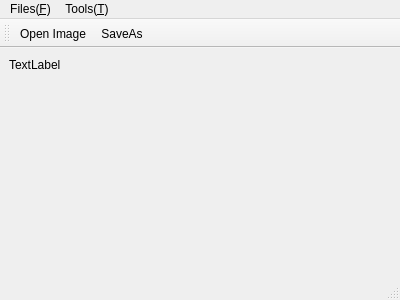
<?xml version="1.0" encoding="UTF-8"?>
<ui version="4.0">
 <class>MainWindow</class>
 <widget class="QMainWindow" name="MainWindow">
  <property name="geometry">
   <rect>
    <x>0</x>
    <y>0</y>
    <width>400</width>
    <height>300</height>
   </rect>
  </property>
  <property name="windowTitle">
   <string>MainWindow</string>
  </property>
  <widget class="QWidget" name="centralWidget">
   <widget class="QLabel" name="imgSrcLabel">
    <property name="geometry">
     <rect>
      <x>9</x>
      <y>9</y>
      <width>54</width>
      <height>16</height>
     </rect>
    </property>
    <property name="text">
     <string>TextLabel</string>
    </property>
   </widget>
  </widget>
  <widget class="QMenuBar" name="menuBar">
   <property name="geometry">
    <rect>
     <x>0</x>
     <y>0</y>
     <width>400</width>
     <height>23</height>
    </rect>
   </property>
   <widget class="QMenu" name="menu_F">
    <property name="title">
     <string>Files(&amp;F)</string>
    </property>
    <addaction name="action_OpenImage"/>
    <addaction name="action_SaveAs"/>
   </widget>
   <widget class="QMenu" name="menu_Tools">
    <property name="title">
     <string>Tools(&amp;T)</string>
    </property>
    <addaction name="action_Erode"/>
    <addaction name="action_addWeighted"/>
    <addaction name="action_LinearFilter"/>
    <addaction name="action_Non_LinearFilter"/>
    <addaction name="action_Histogram"/>
    <addaction name="action_Boundaries"/>
    <addaction name="action_SplitRGB"/>
   </widget>
   <addaction name="menu_F"/>
   <addaction name="menu_Tools"/>
  </widget>
  <widget class="QToolBar" name="mainToolBar">
   <attribute name="toolBarArea">
    <enum>TopToolBarArea</enum>
   </attribute>
   <attribute name="toolBarBreak">
    <bool>false</bool>
   </attribute>
   <addaction name="action_OpenImage"/>
   <addaction name="action_SaveAs"/>
  </widget>
  <widget class="QStatusBar" name="statusBar"/>
  <action name="action_OpenImage">
   <property name="icon">
    <iconset resource="resource.qrc">
     <normaloff>:/icons/icons/open_file_48px.png</normaloff>:/icons/icons/open_file_48px.png</iconset>
   </property>
   <property name="text">
    <string>&amp;Open Image</string>
   </property>
  </action>
  <action name="action_SaveAs">
   <property name="icon">
    <iconset resource="resource.qrc">
     <normaloff>:/icons/icons/Save_as_48px.png</normaloff>:/icons/icons/Save_as_48px.png</iconset>
   </property>
   <property name="text">
    <string>&amp;SaveAs</string>
   </property>
  </action>
  <action name="action_Erode">
   <property name="text">
    <string>Erode(&amp;E)</string>
   </property>
  </action>
  <action name="action_addWeighted">
   <property name="text">
    <string>AddWeighted</string>
   </property>
  </action>
  <action name="action_LinearFilter">
   <property name="text">
    <string>LinearFilter</string>
   </property>
  </action>
  <action name="action_Non_LinearFilter">
   <property name="text">
    <string>Non-LinearFilter</string>
   </property>
  </action>
  <action name="action_Histogram">
   <property name="text">
    <string>Histogram(&amp;H)</string>
   </property>
  </action>
  <action name="action_Boundaries">
   <property name="text">
    <string>Boundaries</string>
   </property>
  </action>
  <action name="action_SplitRGB">
   <property name="text">
    <string>SplitRGB</string>
   </property>
  </action>
 </widget>
 <layoutdefault spacing="6" margin="11"/>
 <resources>
  <include location="resource.qrc"/>
 </resources>
 <connections/>
</ui>
